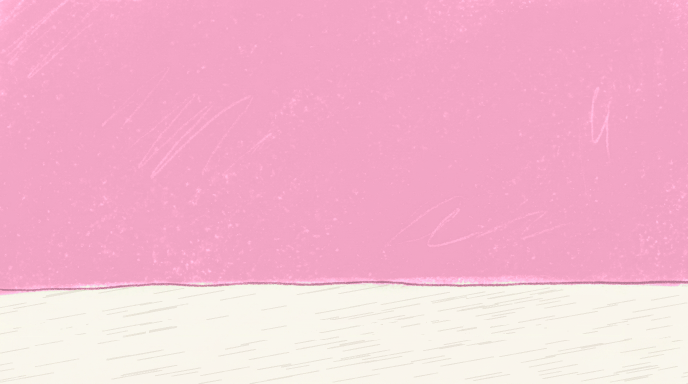
#> input picture assets/bakgrunder/vagen/vagen-rosa.png, 1376 x 768 px, given in place of glasskiosken.png, which was not available (shown at 1/2 size)
$ python bygg.py ../../../assets/bakgrunder/vagen/vagen-rosa.png
#> lines starting #> are read from the running program, lines starting #| are printed output that depends on the picture
"""Bygger bildstoryboarden för avsnitt 017 (Mors lilla Olle) av utklippen i assets/ och Skogen 1.
Hjälpfunktionerna (kritfyll, vit kant, place, papperskorn, kritiris) är kopierade ur 016:s bygg.py; ansiktena ritas med verktyg/ansikten.py.
Olle, mor och björnen sätts ihop av sina riggar (kropp, armar och ben i cut/), så armarna kan vinka och hålla korgen.
Blåbären ritas i kod (rekvisita/blabar.md har ingen bild än).

Kör: python3 bygg.py   (från den här mappen, med en Python som har PIL och numpy)
Skriver frames/*.jpg, frames/tider.txt och index.html. Kostar inga krediter. ../storyboard.md skrivs inte över.
Tiderna (sångtid) är samma som i ../storyboard.md och ../rader.txt; avsnittstid = sångtid + 11 s.
"""
import html
import json
import math
import sys
from pathlib import Path

import numpy as np
from PIL import Image, ImageChops, ImageDraw, ImageFilter, ImageFont

HÄR = Path(__file__).resolve().parent
ROT = HÄR.parents[2]
A = ROT / "assets"
sys.path.insert(0, str(ROT / "verktyg"))
import ansikten  # noqa: E402

W, H = 1376, 768
INK = (29, 29, 29)
PAPER = (250, 248, 242)
INTRO = 11.0
SÅNG_SLUT = 135.0

# --- Kritstruktur (ur 014) -------------------------------------------------------------------------------------
KRITA = "--platt" not in sys.argv
ansikten.KRITA = KRITA
_g = Image.open(A / "bakgrunder/glasskiosken/glasskiosken.png").convert("L").crop((480, 0, 1376, 560)).resize((W, H))
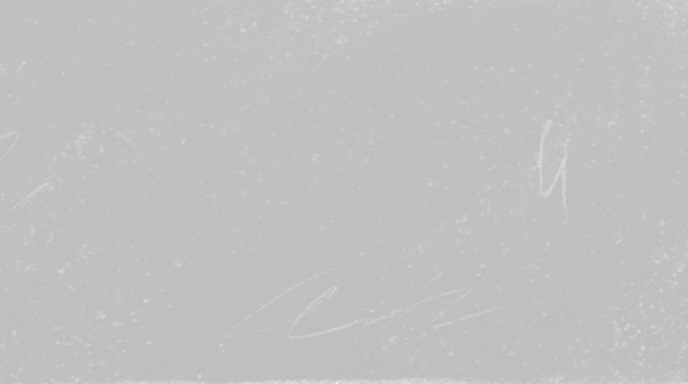
#> _g: PIL image 1376x768 L (shown at 1/2 size); min 184, max 240, mean 192.5
_d = np.asarray(_g, float) - np.asarray(_g.filter(ImageFilter.GaussianBlur(12)), float)
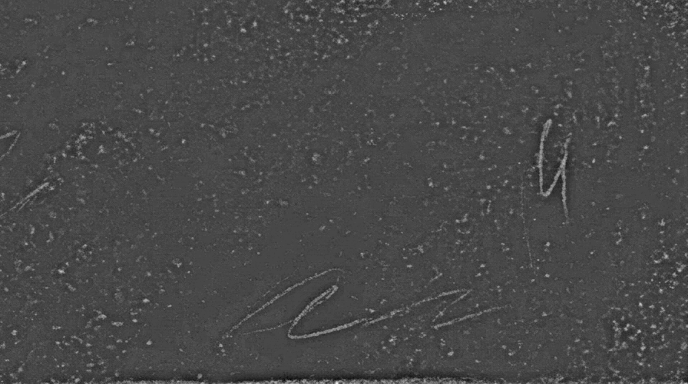
#> _d: shape (768, 1376) float64 (shown at 1/2 size); min -14, max 35, mean 0; drawn with min black and max white
KORN = np.clip(0.5 + _d / (4 * _d.std()), 0, 1)
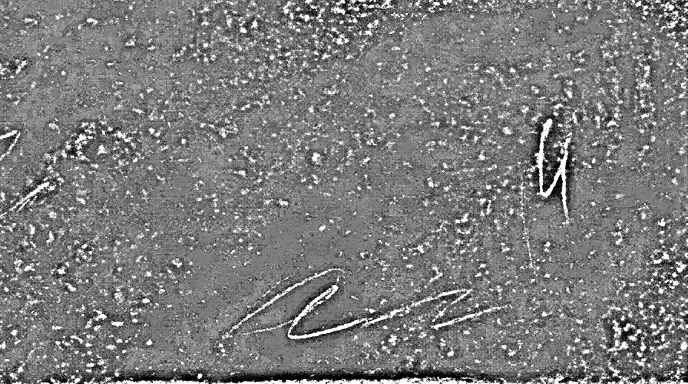
#> KORN: shape (768, 1376) float64 (shown at 1/2 size); min 0, max 1, mean 0.484
_rng = np.random.default_rng(6)
BRUS = sum(np.asarray(Image.fromarray((_rng.random((H // k, W // k)) * 255).astype(np.uint8)).resize((W, H), Image.BICUBIC), float)
           for k in (6, 16)) / 255 - 1


# [17 lines left out: function kritfyll, not called in this run]


def ritmask(c):
    m = Image.new("L", c.size)
    return m, ImageDraw.Draw(m)


# [57 lines left out: functions papperskorn, vit_kant, place, crop_zoom, arrow, font, not called in this run]


def rgba(p):
    return Image.open(A / p).convert("RGBA")


GUL = (246, 231, 168)   # kritirisens krita, samma som 016


# [11 lines left out: function kritiris, not called in this run]


# --- Bilderna ur assets/ --------------------------------------------------------------------------------------
PLÅT = Image.open(A / "bakgrunder/skogen/skogen.png").convert("RGBA").resize((W, H), Image.LANCZOS)
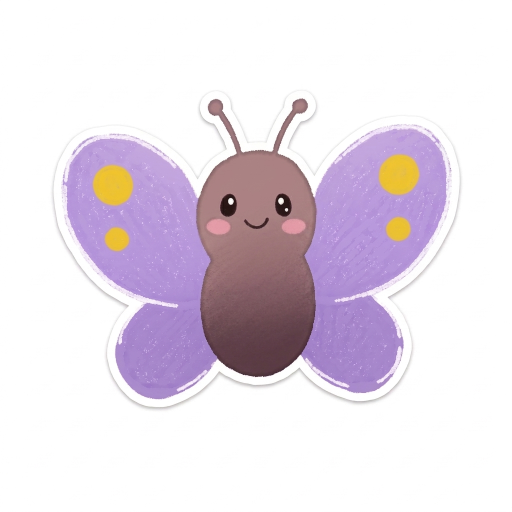
#> input picture assets/karaktarer/fjarilen-fia/premium/original/tonad/fia-tonad-flow-v2.jpeg, 1024 x 1024 px, given in place of skogen.png, which was not available (shown at 1/2 size)
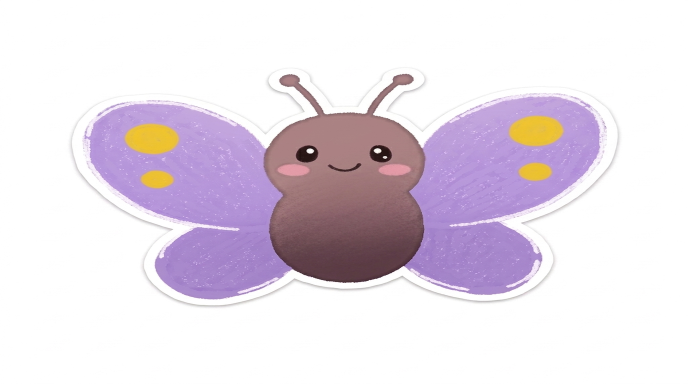
#> PLÅT: PIL image 1376x768 RGBA (shown at 1/2 size); mean R, G, B, A 230.3, 220.7, 230.9, 255
SAK = A / "bakgrunder/skogen-saker"
BUSKE, STEN = rgba("bakgrunder/skogen-saker/buske.png"), rgba("bakgrunder/skogen-saker/sten.png")
#> (the run stopped early here; a loop or call above may not have finished)
